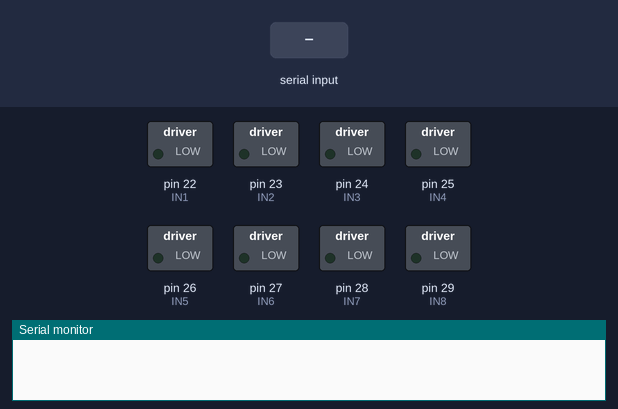
The sketch below on a simulated Arduino Mega 2560, built with avr-gcc and run on an emulated ATmega2560. Shown: switched loads named in the sketch (green lamp = pin HIGH), the last lines printed to the serial monitor. Inputs (shaded band) come from the test bench.

Above: at 1.2 s.
1.3 s: "F" received over the second serial link
At 2.5 s:
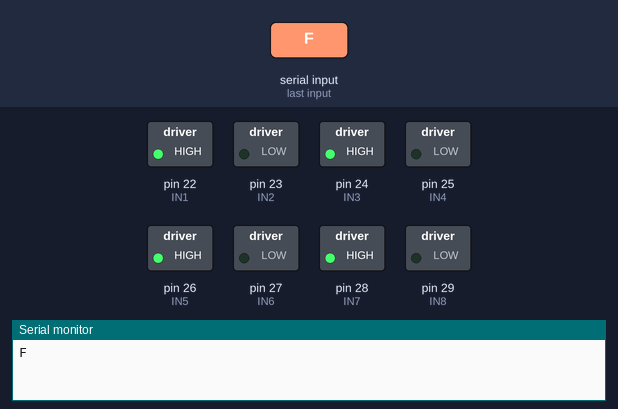
2.8 s: "B" received over the second serial link
At 3.7 s:
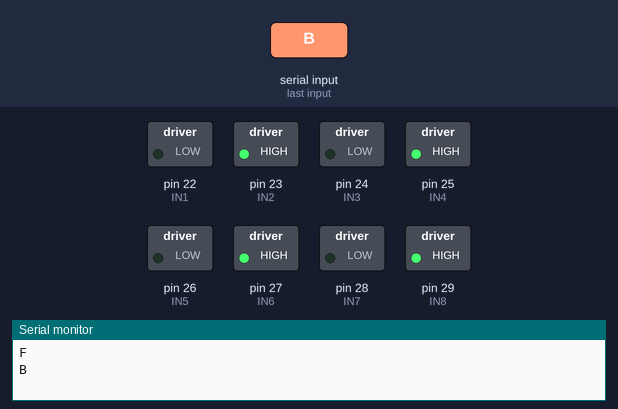
4.3 s: "L" received over the second serial link
At 4.8 s:
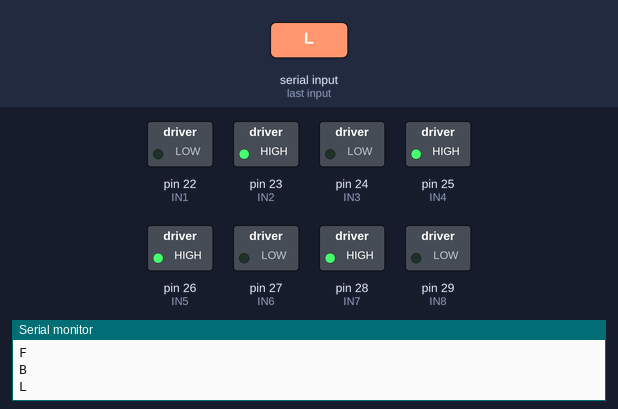
5.8 s: "R" received over the second serial link
At 7.2 s:
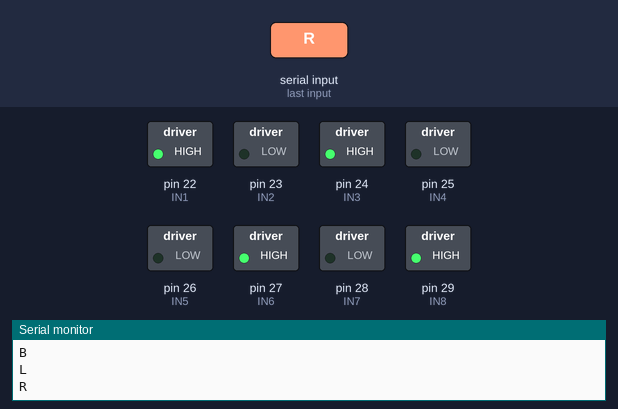
Timing chart, 0 to 8.3 s (numbered marks = the images above; inputs shaded):
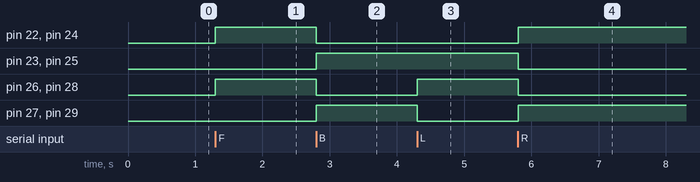

The sketch:

Robo_arduino_code.ino
```cpp
// LEFT DRIVER
#define IN1 22
#define IN2 23
#define IN3 24
#define IN4 25

// RIGHT DRIVER
#define IN5 26
#define IN6 27
#define IN7 28
#define IN8 29

char data = 'S'; // default STOP

void setup() {
  Serial.begin(9600);
  Serial1.begin(9600);

  pinMode(IN1, OUTPUT); pinMode(IN2, OUTPUT);
  pinMode(IN3, OUTPUT); pinMode(IN4, OUTPUT);
  pinMode(IN5, OUTPUT); pinMode(IN6, OUTPUT);
  pinMode(IN7, OUTPUT); pinMode(IN8, OUTPUT);

  stopMotors(); // start in STOP
}

// 🔵 FORWARD
void forward() {
  digitalWrite(IN1, HIGH); digitalWrite(IN2, LOW);
  digitalWrite(IN3, HIGH); digitalWrite(IN4, LOW);

  digitalWrite(IN5, HIGH); digitalWrite(IN6, LOW);
  digitalWrite(IN7, HIGH); digitalWrite(IN8, LOW);
}

// 🔴 BACKWARD
void backward() {
  digitalWrite(IN1, LOW); digitalWrite(IN2, HIGH);
  digitalWrite(IN3, LOW); digitalWrite(IN4, HIGH);

  digitalWrite(IN5, LOW); digitalWrite(IN6, HIGH);
  digitalWrite(IN7, LOW); digitalWrite(IN8, HIGH);
}

// 🟢 LEFT (UPDATED)
void leftTurn() {
  // LEFT DRIVER → BACKWARD
  digitalWrite(IN1, LOW); digitalWrite(IN2, HIGH);
  digitalWrite(IN3, LOW); digitalWrite(IN4, HIGH);

  // RIGHT DRIVER → FORWARD
  digitalWrite(IN5, HIGH); digitalWrite(IN6, LOW);
  digitalWrite(IN7, HIGH); digitalWrite(IN8, LOW);
}

// 🟡 RIGHT (UPDATED)
void rightTurn() {
  // LEFT DRIVER → FORWARD
  digitalWrite(IN1, HIGH); digitalWrite(IN2, LOW);
  digitalWrite(IN3, HIGH); digitalWrite(IN4, LOW);

  // RIGHT DRIVER → BACKWARD
  digitalWrite(IN5, LOW); digitalWrite(IN6, HIGH);
  digitalWrite(IN7, LOW); digitalWrite(IN8, HIGH);
}

// ⚫ STOP
void stopMotors() {
  digitalWrite(IN1, LOW); digitalWrite(IN2, LOW);
  digitalWrite(IN3, LOW); digitalWrite(IN4, LOW);

  digitalWrite(IN5, LOW); digitalWrite(IN6, LOW);
  digitalWrite(IN7, LOW); digitalWrite(IN8, LOW);
}

void loop() {

  if (Serial1.available()) {
    data = Serial1.read();
    Serial.println(data);
  }

  if (data == 'F') {
    forward();
  }
  else if (data == 'B') {
    backward();
  }
  else if (data == 'L') {
    leftTurn();
  }
  else if (data == 'R') {
    rightTurn();
  }
  else {
    stopMotors();
  }
}
```

Measured:
- after the input at 1.3 s, pin 22 (IN1), pin 24 (IN3), pin 26 (IN5), pin 28 (IN7): LOW → HIGH at once
- after the input at 2.8 s, pin 22 (IN1), pin 24 (IN3), pin 26 (IN5), pin 28 (IN7): HIGH → LOW at once; pin 23 (IN2), pin 25 (IN4), pin 27 (IN6), pin 29 (IN8): LOW → HIGH at once
- after the input at 4.3 s, pin 26 (IN5), pin 28 (IN7): LOW → HIGH at once; pin 27 (IN6), pin 29 (IN8): HIGH → LOW at once
- after the input at 5.8 s, pin 22 (IN1), pin 24 (IN3), pin 27 (IN6), pin 29 (IN8): LOW → HIGH at once; pin 23 (IN2), pin 25 (IN4), pin 26 (IN5), pin 28 (IN7): HIGH → LOW at once
